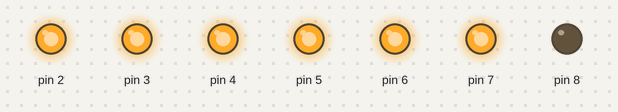
Simulated run of this sketch. Board: Arduino Uno, built with avr-gcc and run on an emulated ATmega328P. Shown: output pins drawn as LEDs (lit = HIGH).

Above: at 0.5 s.
At 2.5 s:
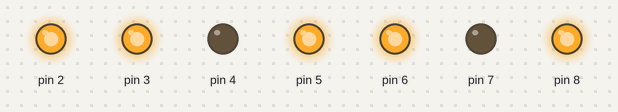
At 3.5 s:
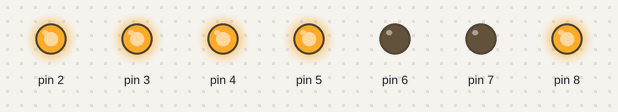
At 5.5 s:
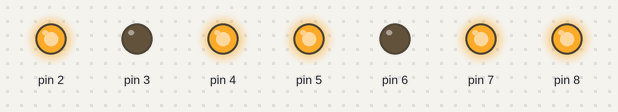
At 8.5 s:
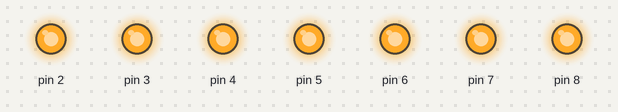
At 11.5 s:
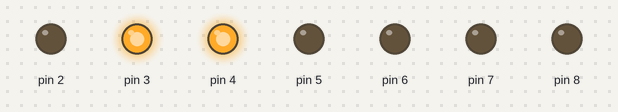
Timing chart, 0 to 13.0 s (numbered marks = the images above):
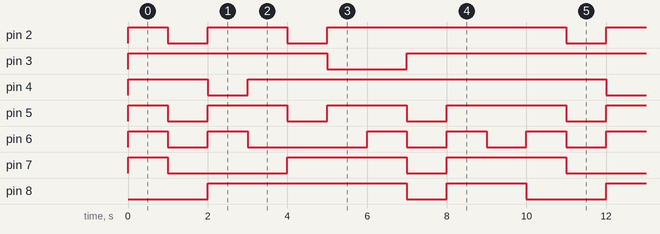

The sketch:

sketch_jul06a.ino
```cpp
void print_number(int a) {
  PORTD = PORTD & 0b00000011;
  PORTB = PORTB & 0b01111111;
  switch (a) {
    case 0:
      PORTD = PORTD | 0b11111100;
      PORTB = PORTB & 0b11111110;
      break;

    case 1:
      PORTD = PORTD | 0b00011000;
      PORTB = PORTB & 0b11111110;
      break;

    case 2:
      PORTD = PORTD | 0b01101100;
      PORTB = PORTB | 0b00000001;
      break;

    case 3:
      PORTD = PORTD | 0b00111100;
      PORTB = PORTB | 0b00000001;
      break;

    case 4:
      PORTD = PORTD | 0b10011000;
      PORTB = PORTB | 0b00000001;
      break;

    case 5:
      PORTD = PORTD | 0b10110100;
      PORTB = PORTB | 0b00000001;
      break;

    case 6:
      PORTD = PORTD | 0b11110100;
      PORTB = PORTB | 0b00000001;
      break;

    case 7:
      PORTD = PORTD | 0b00011100;
      PORTB = PORTB & 0b11111110;
      break;

    case 8:
      PORTD = PORTD | 0b11111100;
      PORTB = PORTB | 0b00000001;
      break;

    case 9:
      PORTD = PORTD | 0b10111100;
      PORTB = PORTB | 0b00000001;
      break;

  }
}

void setup() {
  DDRD = DDRD | 0b11111100;
  DDRB = DDRB | 0b00000001;


}

void loop() {
  print_number(0);
  delay(1000);
  print_number(1);
  delay(1000);
  print_number(2);
  delay(1000);
  print_number(3);
  delay(1000);
  print_number(4);
  delay(1000);
  print_number(5);
  delay(1000);
  print_number(6);
  delay(1000);
  print_number(7);
  delay(1000);
  print_number(8);
  delay(1000);
  print_number(9);
  delay(1000);
}
```

Measured:
- by itself, pin 2: repeats every 10.0 s: LOW 1.0 s, HIGH 2.0 s, LOW 1.0 s, HIGH 6.0 s
- by itself, pin 3: repeats every 10.0 s: LOW 2.0 s, HIGH 8.0 s
- by itself, pin 4: repeats every 10.0 s: LOW 1.0 s, HIGH 9.0 s
- by itself, pin 5: repeats every 10.0 s: 2 × (LOW 1.0 s, HIGH 2.0 s), LOW 1.0 s, HIGH 3.0 s
- by itself, pin 6: repeats every 10.0 s: LOW 1.0 s, HIGH 1.0 s, LOW 3.0 s, 2 × (HIGH 1.0 s, LOW 1.0 s), HIGH 1.0 s
- by itself, pin 7: repeats every 10.0 s: LOW 3.0 s, HIGH 3.0 s, LOW 1.0 s, HIGH 3.0 s
- by itself, pin 8: repeats every 10.0 s: LOW 1.0 s, HIGH 2.0 s, LOW 2.0 s, HIGH 5.0 s
